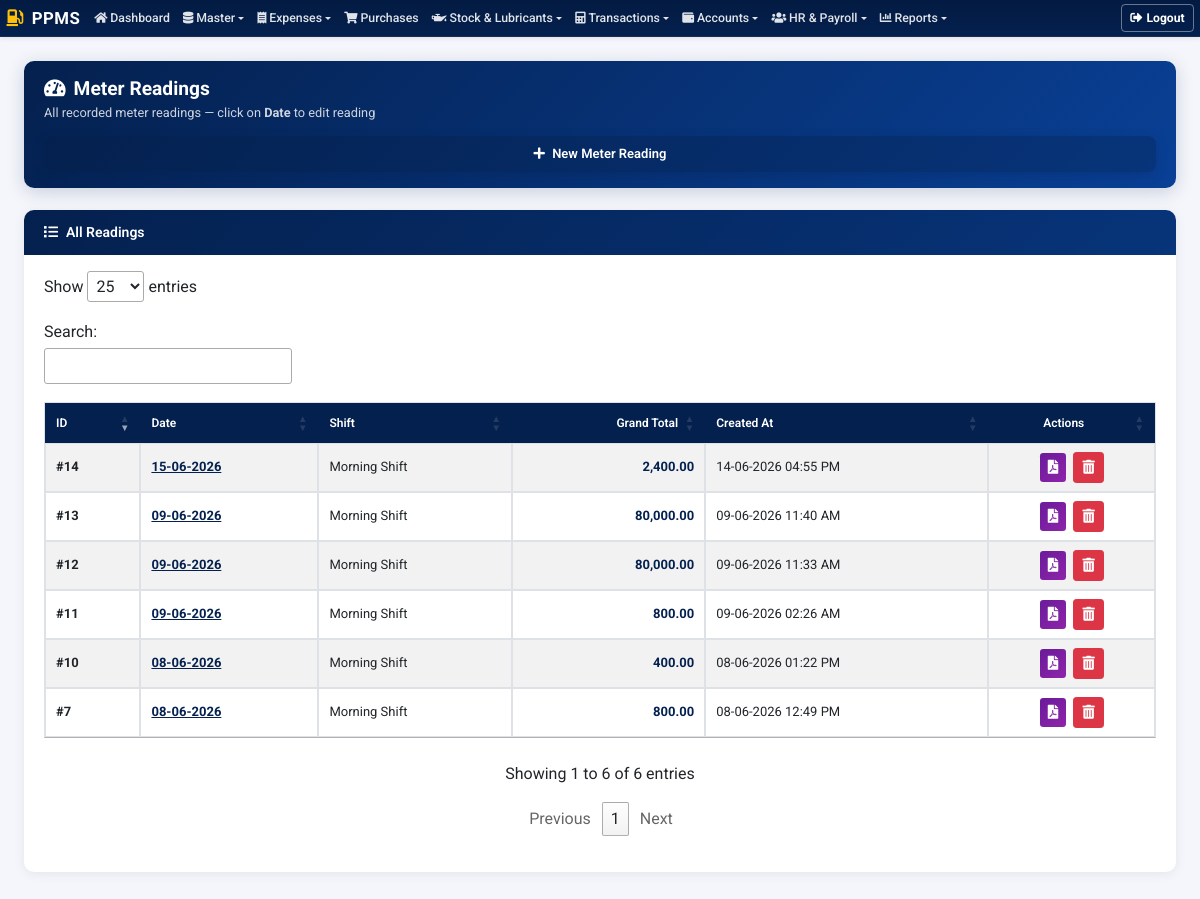
The app's page /meter-readings/meter-reading-list.php (signed in), older data.
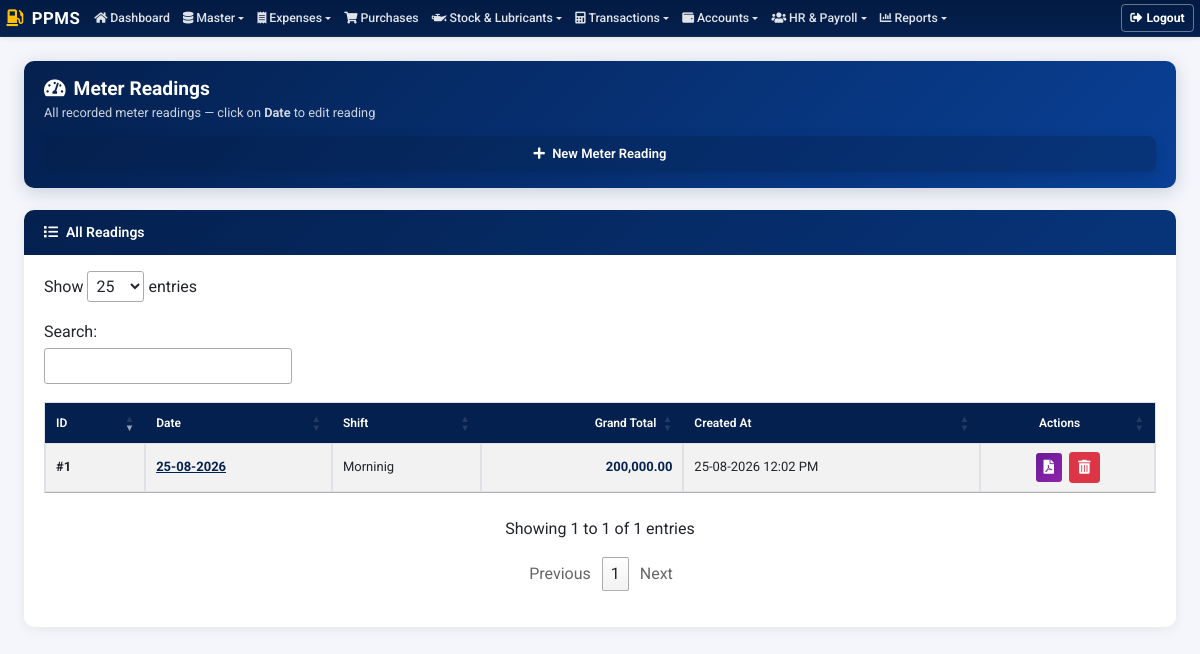
The same page, newer data.
### tables this page shows
CREATE TABLE `tbl_meter_readings` (
  `id` int(11) NOT NULL,
  `date` date NOT NULL,
  `shift_id` int(11) NOT NULL DEFAULT 0,
  `payment_type` varchar(32) NOT NULL DEFAULT 'Cash',
  `grand_total` decimal(12,2) NOT NULL DEFAULT 0.00,
  `remarks` text DEFAULT NULL,
  `created_at` timestamp NOT NULL DEFAULT current_timestamp(),
  `updated_at` timestamp NOT NULL DEFAULT current_timestamp() ON UPDATE current_timestamp(),
  `deleted_at` datetime DEFAULT NULL
);

CREATE TABLE `tbl_shifts` (
  `id` int(11) NOT NULL,
  `name` varchar(128) NOT NULL,
  `start_time` time NOT NULL,
  `end_time` time NOT NULL,
  `status` enum('Active','Inactive') NOT NULL DEFAULT 'Active',
  `deleted_at` datetime DEFAULT NULL
);

### include/permissions.php (called while the page is built, shortened)
<?php
require_once __DIR__ . '/config.php';
function has_permission($module_slug, $action) {
    global $connection;
    $user_id = intval($_SESSION['loggedInUser']);
    $user_res = mysqli_query($connection, "SELECT type, role_id FROM tbl_accounts WHERE id = '$user_id' LIMIT 1");
    if (!$user_res || !($user = mysqli_fetch_assoc($user_res))) {
        return false;
    }
    if (strtolower(trim($user['type'] ?? '')) === 'admin') {
        return true;
    }
    return false;
}
?>

### meter-readings/meter-reading-list.php (the view, shortened to what this page needs)
<?php
require '../include/config.php';
require '../include/permissions.php';
$sql_active = "SELECT mr.*, sh.name AS shift_name
               FROM tbl_meter_readings mr
               LEFT JOIN tbl_shifts sh ON mr.shift_id = sh.id
               WHERE mr.deleted_at IS NULL
               ORDER BY mr.id DESC";
$result_active = mysqli_query($connection, $sql_active);
?>
<!DOCTYPE html>
<html lang="en">
<head>
    <link rel="stylesheet" href="https://stackpath.bootstrapcdn.com/bootstrap/4.3.1/css/bootstrap.min.css">
    <link rel="stylesheet" href="https://cdnjs.cloudflare.com/ajax/libs/font-awesome/5.11.2/css/all.min.css">
    <link rel="stylesheet" href="https://cdn.datatables.net/1.10.20/css/jquery.dataTables.min.css">
    <link rel="stylesheet" href="../include/style.css?v=1.0.1">
</head>
<body>
<?php include('../include/navbar.php'); ?>
<main class="main">
<div class="container-fluid pt-4 pb-5 px-4">
    <div class="page-header">
        <div>
            <h4><i class="fas fa-tachometer-alt mr-2"></i>Meter Readings</h4>
            <small style="opacity:.8;">All recorded meter readings &mdash; click on <strong>Date</strong> to edit reading</small>
        </div>
        <?php if (has_permission('meter_readings', 'add')): ?>
        <a href="add-meter-reading.php" class="btn-new btn">
            <i class="fas fa-plus mr-1"></i> New Meter Reading
        </a>
        <?php endif; ?>
    </div>
    <div class="list-card">
        <div class="list-card-title">
            <i class="fas fa-list mr-2"></i>All Readings
        </div>
        <div class="table-responsive" style="padding:0;">
        <table id="meterReadingTable" class="table table-bordered table-striped" style="width:100%;">
                <thead>
                    <tr>
                        <th>ID</th>
                        <th>Date</th>
                        <th>Shift</th>
                        <th style="text-align:right;">Grand Total</th>
                        <th>Created At</th>
                        <th style="text-align:center;">Actions</th>
                    </tr>
                </thead>
                <tbody>
                <?php if ($result_active && mysqli_num_rows($result_active) > 0):
                    while ($row = mysqli_fetch_assoc($result_active)):
                ?>
                <tr>
                    <td data-order="<?php echo $row['id']; ?>"><strong>#<?php echo $row['id']; ?></strong></td>
                    <td data-order="<?php echo strtotime($row['date']); ?>">
                        <?php if (has_permission('meter_readings', 'edit')): ?>
                            <a href="edit-meter-reading.php?id=<?php echo $row['id']; ?>" class="font-weight-bold" style="color:var(--primary-color); text-decoration:underline;" title="Click to Edit Meter Reading #<?php echo $row['id']; ?>">
                                <?php echo date('d-m-Y', strtotime($row['date'])); ?>
                            </a>
                        <?php else: ?>
                            <?php echo date('d-m-Y', strtotime($row['date'])); ?>
                        <?php endif; ?>
                    </td>
                    <td><?php echo htmlspecialchars($row['shift_name'] ?? 'N/A'); ?></td>
                    <td style="text-align:right;font-weight:700;color: var(--primary-color);" data-order="<?php echo $row['grand_total']; ?>">
                        <?php echo number_format($row['grand_total'], 2); ?>
                    </td>
                    <td data-order="<?php echo strtotime($row['created_at']); ?>"><?php echo date('d-m-Y h:i A', strtotime($row['created_at'])); ?></td>
                    <td style="text-align:center; white-space:nowrap;">
                        <a href="generate-pdf-meter-reading.php?id=<?php echo $row['id']; ?>" target="_blank"
                           class="btn btn-sm btn-secondary" title="Generate PDF"
                           style="background:linear-gradient(135deg,#6a1b9a,#8e24aa);border:none;color:#fff;">
                            <i class="fas fa-file-pdf"></i>
                        </a>
                        <?php if (has_permission('meter_readings', 'delete')): ?>
                        <button type="button" class="btn btn-sm btn-danger ml-1" title="Delete Meter Reading" onclick="deleteMeterReading(<?php echo $row['id']; ?>)">
                            <i class="fas fa-trash-alt"></i>
                        </button>
                        <?php endif; ?>
                    </td>
                </tr>
                <?php endwhile; else: ?>
                <tr><td colspan="6" class="text-center text-muted py-4">No active meter readings. <a href="add-meter-reading.php">Create one now.</a></td></tr>
                <?php endif; ?>
                </tbody>
            </table>
        </div>
    </div>
</div>
</main>
</body>
</html>

### include/navbar.php (shortened to what this page needs)
<?php
$prefix = '';
if (!file_exists('include/navbar.php')) {
    $prefix = '../';
}
require_once __DIR__ . '/permissions.php';
?>
<nav class="navbar navbar-expand-md bg-dark navbar-dark px-2 shadow-sm main-navbar">
    <a class="navbar-brand font-weight-bold d-flex align-items-center" href="<?php echo $prefix; ?>dashboard.php">
        <i class="fas fa-gas-pump mr-2 text-warning"></i> PPMS
    </a>
    <div class="collapse navbar-collapse" id="navbarNavDropdown">
        <ul class="navbar-nav mr-auto">
            <li class="nav-item">
                <a class="nav-link" href="<?php echo $prefix; ?>dashboard.php"><i class="fas fa-home mr-1"></i> Dashboard</a>
            </li>
            <?php
            $showMaster = has_permission('shifts', 'show') || has_permission('items', 'show') ||
                          has_permission('tanks', 'show') || has_permission('roles', 'show') ||
                          has_permission('users', 'show') || has_permission('nozzles', 'show') ||
                          has_permission('staff', 'show') || has_permission('card_machines', 'show') ||
                          has_permission('banks', 'show') || has_permission('customers', 'show');
            if ($showMaster):
            ?>
            <li class="nav-item dropdown">
                <a class="nav-link dropdown-toggle" href="#" id="navbarDropdownMenuLink" data-toggle="dropdown" aria-haspopup="true" aria-expanded="false">
                <i class="fas fa-database mr-1"></i> Master
                </a>
            </li>
            <?php endif; ?>
            <?php if (has_permission('expenses', 'show')): ?>
            <li class="nav-item dropdown">
                <a class="nav-link dropdown-toggle" href="#" id="navbarDropdownMenuLinkExpenses" data-toggle="dropdown" aria-haspopup="true" aria-expanded="false">
                <i class="fas fa-receipt mr-1"></i> Expenses
                </a>
            </li>
            <?php endif; ?>
            <?php if (has_permission('purchases', 'show')): ?>
            <li class="nav-item">
                <a class="nav-link" href="<?php echo $prefix; ?>purchases/purchases-list.php"><i class="fas fa-shopping-cart mr-1"></i> Purchases</a>
            </li>
            <?php endif; ?>
            <?php if (has_permission('items', 'show')): ?>
            <li class="nav-item dropdown">
                <a class="nav-link dropdown-toggle" href="#" id="navbarDropdownMenuLinkLubricants" data-toggle="dropdown" aria-haspopup="true" aria-expanded="false">
                <i class="fas fa-oil-can mr-1"></i> Stock &amp; Lubricants
                </a>
            </li>
            <?php endif; ?>
            <?php
            $showTransactions = has_permission('meter_readings', 'show') || has_permission('credit_sales', 'show') || has_permission('card_sales', 'show');
            if ($showTransactions):
            ?>
            <li class="nav-item dropdown">
                <a class="nav-link dropdown-toggle" href="#" id="navbarDropdownMenuLink3" data-toggle="dropdown" aria-haspopup="true" aria-expanded="false">
                <i class="fas fa-calculator mr-1"></i> Transactions
                </a>
            </li>
            <?php endif; ?>
            <?php if (has_permission('accounts', 'show') || has_permission('credit_sales', 'show')): ?>
            <li class="nav-item dropdown">
                <a class="nav-link dropdown-toggle" href="#" id="navbarDropdownMenuLinkAccounts" data-toggle="dropdown" aria-haspopup="true" aria-expanded="false">
                <i class="fas fa-wallet mr-1"></i> Accounts
                </a>
            </li>
            <?php endif; ?>
            <?php if (has_permission('staff', 'show')): ?>
            <li class="nav-item dropdown">
                <a class="nav-link dropdown-toggle" href="#" id="navbarDropdownMenuLinkHR" data-toggle="dropdown" aria-haspopup="true" aria-expanded="false">
                <i class="fas fa-users mr-1"></i> HR &amp; Payroll
                </a>
            </li>
            <?php endif; ?>
            <?php if (has_permission('reports', 'show') || has_permission('customers', 'show') || has_permission('meter_readings', 'show')): ?>
            <li class="nav-item dropdown">
                <a class="nav-link dropdown-toggle" href="#" id="navbarDropdownMenuLinkReports" data-toggle="dropdown" aria-haspopup="true" aria-expanded="false">
                <i class="fas fa-chart-bar mr-1"></i> Reports
                </a>
            </li>
            <?php endif; ?>
        </ul>
        <div class="nav-action-wrapper">
            <a href="<?php echo $prefix; ?>include/logout.php" class="btn btn-outline-light btn-sm btn-logout font-weight-bold">
                <i class="fas fa-sign-out-alt mr-1"></i> Logout
            </a>
        </div>
    </div>
</nav>

### meter-readings/meter-reading-list.php (style rules this page uses)
body { background:#f4f6fb; font-family:'Roboto',sans-serif; }
.page-header { background: var(--gradient-header); color:#fff; padding:18px 28px; border-radius:10px; margin-bottom:22px; display:flex; align-items:center; justify-content:space-between; box-shadow:0 4px 18px rgba(4,32,78,0.18); }
.page-header h4 { margin:0; font-weight:700; font-size:1.25rem; }
.list-card { background:#fff; border-radius:10px; box-shadow:0 2px 12px rgba(0,0,0,0.07); overflow:hidden; }
.list-card-title { background: var(--primary-gradient); color:#fff; padding:12px 20px; font-weight:600; font-size:14px; }
#meterReadingTable thead th { background: var(--primary-color) !important; color:#fff; font-size:12px; font-weight:600; }
#meterReadingTable tbody tr { transition:background .15s; }
#meterReadingTable td { vertical-align:middle; font-size:13px; }
.btn-new { background: var(--primary-gradient); border:none; color:#fff; font-weight:600; padding:8px 20px; border-radius:8px; font-size:13px; box-shadow:0 4px 12px rgba(4,32,78,0.25); transition:all .2s; }

### include/navbar.php (style rules this page uses)
@media (min-width: 768px) { .navbar.main-navbar, nav.navbar.main-navbar, .navbar.navbar-expand-md.main-navbar, .navbar.navbar-expand-lg.main-navbar { display: flex !important; flex-flow: row nowrap !important; flex-wrap: nowrap !important; align-items: center !important; justify-content: flex-start !important; padding: 0.28rem 0.4rem !important; width: 100% !important; } }
@media (min-width: 768px) { .navbar.main-navbar .navbar-brand { display: inline-flex !important; align-items: center !important; flex-shrink: 0 !important; white-space: nowrap !important; font-size: 1.05rem !important; margin-right: 0.45rem !important; padding: 0 !important; } }
@media (min-width: 768px) { .navbar.main-navbar .navbar-collapse, nav.navbar.main-navbar .navbar-collapse, .navbar.navbar-expand-md.main-navbar .navbar-collapse, .navbar.navbar-expand-lg.main-navbar .navbar-collapse { display: flex !important; flex-flow: row nowrap !important; flex-wrap: nowrap !important; flex-basis: auto !important; flex-grow: 1 !important; align-items: center !important; justify-content: space-between !important; width: auto !important; margin: 0 !important; padding: 0 !important; background: transparent !important; border: none !important; box-shadow: none !important; overflow: visible !important; min-width: 0 !important; } }
@media (min-width: 768px) { .navbar.main-navbar .navbar-nav { display: flex !important; flex-flow: row nowrap !important; flex-wrap: nowrap !important; align-items: center !important; margin-right: auto !important; margin-bottom: 0 !important; padding: 0 !important; flex-shrink: 1 !important; min-width: 0 !important; } }
@media (min-width: 768px) { .navbar.main-navbar .navbar-nav .nav-item { flex-shrink: 0 !important; width: auto !important; margin: 0 1px !important; padding: 0 !important; } }
@media (min-width: 768px) { .navbar.main-navbar .navbar-nav .nav-link { color: rgba(255, 255, 255, 0.88) !important; font-size: 0.77rem !important; font-weight: 500 !important; padding: 0.25rem 0.35rem !important; white-space: nowrap !important; display: inline-flex !important; align-items: center !important; border-radius: 4px !important; transition: all 0.15s ease !important; } }
@media (min-width: 768px) { .navbar.main-navbar .navbar-nav .nav-link i { font-size: 0.74rem !important; margin-right: 0.18rem !important; } }
@media (min-width: 768px) { .navbar.main-navbar .nav-action-wrapper { margin-left: auto !important; margin-top: 0 !important; padding: 0 !important; border: none !important; width: auto !important; flex-shrink: 0 !important; display: flex !important; align-items: center !important; } }
@media (min-width: 768px) { .navbar.main-navbar .btn-logout { display: inline-flex !important; align-items: center !important; width: auto !important; white-space: nowrap !important; padding: 0.22rem 0.5rem !important; font-size: 0.76rem !important; border-radius: 4px !important; border: 1px solid rgba(255, 255, 255, 0.4) !important; color: #ffffff !important; background: transparent !important; } }

Row changes from the older to the newer data that the page shows:
removed tbl_meter_readings: id "14", date "15-06-2026", shift.name "Morning Shift", grand_total "2,400.00", created_at "14-06-2026 04:55 PM"
removed tbl_meter_readings: id "13", date "09-06-2026", shift.name "Morning Shift", grand_total "80,000.00", created_at "09-06-2026 11:40 AM"
removed tbl_meter_readings: id "12", date "09-06-2026", shift.name "Morning Shift", grand_total "80,000.00", created_at "09-06-2026 11:33 AM"
removed tbl_meter_readings: id "11", date "09-06-2026", shift.name "Morning Shift", grand_total "800.00", created_at "09-06-2026 02:26 AM"
removed tbl_meter_readings: id "10", date "08-06-2026", shift.name "Morning Shift", grand_total "400.00", created_at "08-06-2026 01:22 PM"
removed tbl_meter_readings: id "7", date "08-06-2026", shift.name "Morning Shift", grand_total "800.00", created_at "08-06-2026 12:49 PM"
added tbl_meter_readings: id "1", date "25-08-2026", shift.name "Morninig", grand_total "200,000.00", created_at "25-08-2026 12:02 PM"
Text that changed along with them:
text written by a page script: "Show entries Search: Showing 1 to 6 of 6 entries Previous 1 Next" → "Show entries Search: Showing 1 to 1 of 1 entries Previous 1 Next"
